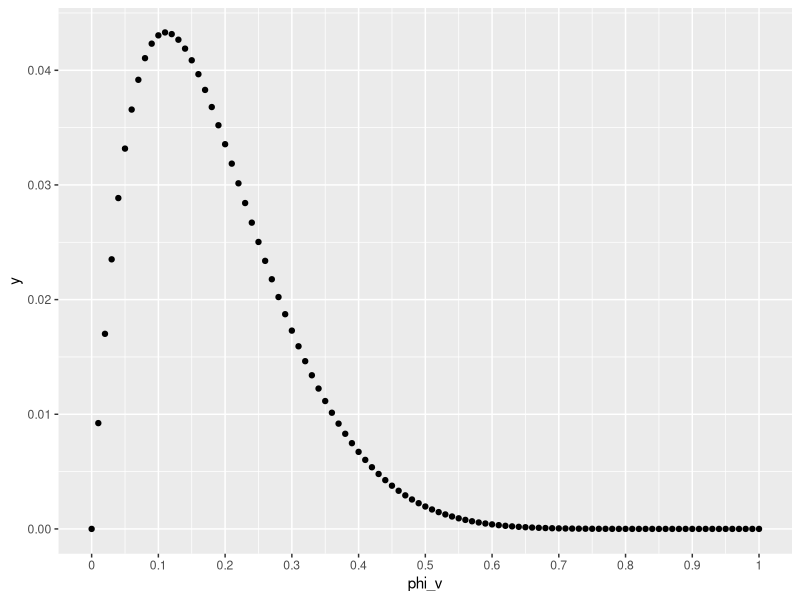
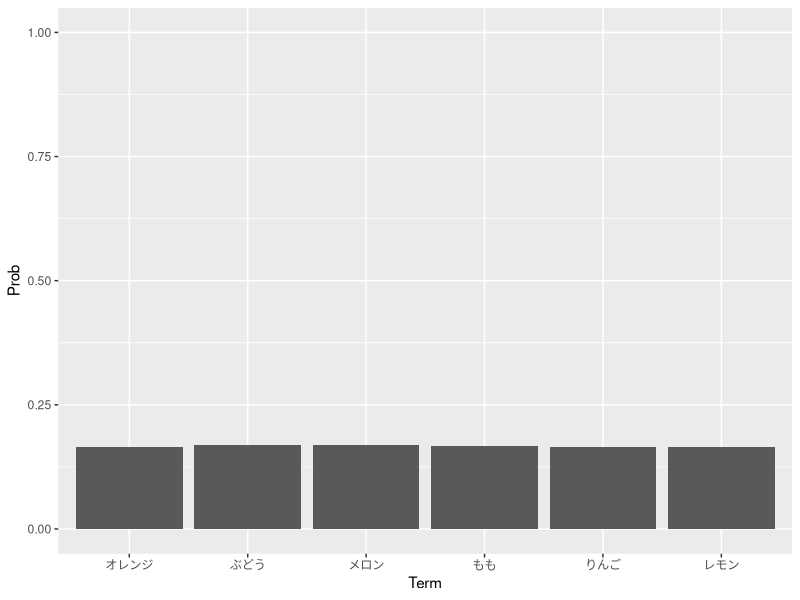

The R script that drew these images, in order:
library(tidyverse)



# トピックの設定 -----------------------------------------------------------------

## 各トピックの単語を指定
# トピック1：色
topic_color <- c(
  "オレンジ", "もも", "ラベンダー", "レモン", "青緑", "白"
)

# トピック2：花
topic_flower <- c(
  "あやめ", "こぶし", "さくら", "つばき", "もも", "ラベンダー"
)

# トピック3：果物
topic_fruits <- c(
  "オレンジ", "ぶどう", "メロン", "もも", "りんご", "レモン"
)

# トピック4：人の名前
topic_name <- c(
  "あやか", "かりん", "さくら", "ほのか", "まなか", "もも"
)

topics <- c(topic_color, topic_flower, topic_fruits, topic_name) %>% unique()
topics
length(topics)

tpics_df <- data_frame(
  color = topic_color, 
  flower = topic_flower, 
  fruits = topic_fruits, 
  name = topic_name
)

knitr::kable(tpics_df, format = "markdown")


## 各トピックの単語の出現確率を指定
# トピック1：色
topic_color_prob <- c(
  0.16667, 0.16667, 0.16667, 0.16667, 0.16667, 0.16667
)

# トピック2：花
topic_flower_prob <- c(
  0.05, 0.1, 0.15, 0.2, 0.25, 0.25
)

# トピック3：果物
topic_fruits_prob <- c(
  0.1, 0.15, 0.2, 0.3, 0.15, 0.1
)

# トピック4：人の名前
topic_name_prob <- c(
  0.25, 0.25, 0.15, 0.15, 0.1, 0.1
)


# 最尤推定の原理 ------------------------------------------------------------------


# 各語彙の出現回数
N_v <- c(1, 3, 1, 2, 1, 1)
N <- sum(N_v)
v <- 3

df <- tibble(
  phi_v = seq(0, 1, by = 0.01), 
  phi_o = 1 - phi_v, 
  y = phi_v^N_v[v] * phi_o^(N - N_v[v])
)

ggplot(df, aes(phi_v, y)) + 
  geom_point() + 
  scale_x_continuous(breaks = seq(0, 1, by = 0.1), 
                     labels = seq(0, 1, by = 0.1))

N_v[v] / N


# 最尤推定 --------------------------------------------------------------------



?rand_seed
# サイコロを設定する
dice <- tibble(
  fruit = c("もも", "りんご", "レモン", "ぶどう", "メロン", "オレンジ"), 
  prob = c(1/6, 1/6, 1/6, 1/6, 1/6, 1/6)
)

# サイコロを振る
result <- sample(dice$fruit, size = 10000, replace = TRUE, prob = dice$prob)

# 出目を集計する
result_table <- table(result)
result_table

# データフレームに変換する
result_df <- as_tibble(result_table)
colnames(result_df) <- c("Term", "Freq")
result_df2 <- mutate(result_df, Prob = Freq / sum(Freq))
result_df2

# 描画
ggplot(result_df2, aes(Term, Prob)) + 
  geom_bar(stat = "identity", position = "dodge") + 
  ylim(c(0, 1))



# MAP推定 -------------------------------------------------------------------

w_n <- c(0, 1, 1, 0, 0, 0, 0, 1, 0, 1)

phi_v <- 0.1

for(n in 1:N){
  phi_v <- phi_v^w_n[n] * (1 - phi_v)^(trunc(1 - w_n[n]))
  print(phi_v)
}
